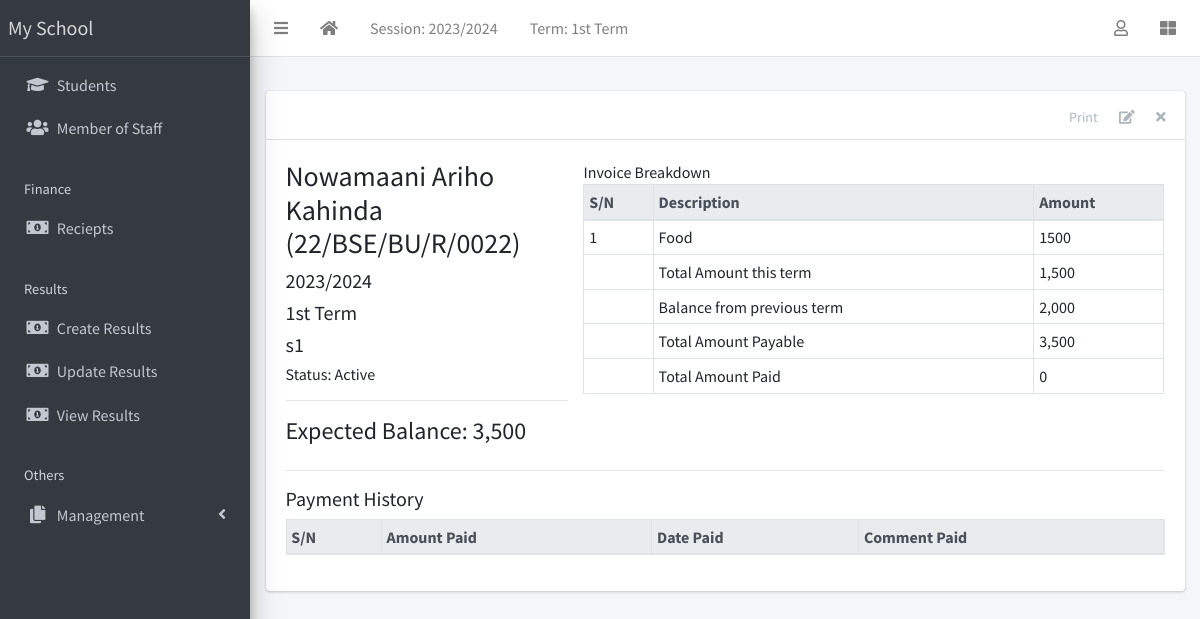
The page /finance/1/detail/ (signed in) on the database its author committed.
### apps/corecode/models.py (models this page shows, shortened)
class AcademicSession(models.Model):
    name = models.CharField(max_length=200, unique=True)
    current = models.BooleanField(default=True)
    class Meta:
        ordering = ["-name"]
    def __str__(self):
        return self.name

class AcademicTerm(models.Model):
    name = models.CharField(max_length=20, unique=True)
    current = models.BooleanField(default=True)
    class Meta:
        ordering = ["name"]
    def __str__(self):
        return self.name

class SiteConfig(models.Model):
    key = models.SlugField()
    value = models.CharField(max_length=200)

class StudentClass(models.Model):
    name = models.CharField(max_length=200, unique=True)
    class Meta:
        verbose_name = "Class"
        verbose_name_plural = "Classes"
        ordering = ["name"]
    def __str__(self):
        return self.name

### apps/finance/models.py (models this page shows, shortened)
class Invoice(models.Model):
    student = models.ForeignKey(Student, on_delete=models.CASCADE)
    session = models.ForeignKey(AcademicSession, on_delete=models.CASCADE)
    term = models.ForeignKey(AcademicTerm, on_delete=models.CASCADE)
    class_for = models.ForeignKey(StudentClass, on_delete=models.CASCADE)
    balance_from_previous_term = models.IntegerField(default=0)
    status = models.CharField(
        max_length=20,
        choices=[("active", "Active"), ("closed", "Closed")],
        default="active",
    )
    class Meta:
        ordering = ["student", "term"]
    def __str__(self):
        return f"{self.student}"
    def balance(self):
        payable = self.total_amount_payable()
        paid = self.total_amount_paid()
        return payable - paid
    def amount_payable(self):
        items = InvoiceItem.objects.filter(invoice=self)
        total = 0
        for item in items:
            total += item.amount
        return total
    def total_amount_payable(self):
        return self.balance_from_previous_term + self.amount_payable()
    def total_amount_paid(self):
        receipts = Receipt.objects.filter(invoice=self)
        amount = 0
        for receipt in receipts:
            amount += receipt.amount_paid
        return amount

class InvoiceItem(models.Model):
    invoice = models.ForeignKey(Invoice, on_delete=models.CASCADE)
    description = models.CharField(max_length=200)
    amount = models.IntegerField()

### apps/students/models.py (models this page shows, shortened)
class Student(models.Model):
    STATUS_CHOICES = [("active", "Active"), ("inactive", "Inactive")]
    GENDER_CHOICES = [("male", "Male"), ("female", "Female")]
    current_status = models.CharField(
        max_length=10, choices=STATUS_CHOICES, default="active"
    )
    registration_number = models.CharField(max_length=200, unique=True)
    surname = models.CharField(max_length=200)
    firstname = models.CharField(max_length=200)
    other_name = models.CharField(max_length=200, blank=True)
    gender = models.CharField(max_length=10, choices=GENDER_CHOICES, default="male")
    date_of_birth = models.DateField(default=timezone.now)
    current_class = models.ForeignKey(
        StudentClass, on_delete=models.SET_NULL, blank=True, null=True
    )
    date_of_admission = models.DateField(default=timezone.now)
    mobile_num_regex = RegexValidator(
        regex="^[0-9]{10,15}$", message="Entered mobile number isn't in a right format!"
    )
    parent_mobile_number = models.CharField(
        validators=[mobile_num_regex], max_length=13, blank=True
    )
    address = models.TextField(blank=True)
    others = models.TextField(blank=True)
    passport = models.ImageField(blank=True, upload_to="students/passports/")
    class Meta:
        ordering = ["surname", "firstname", "other_name"]
    def __str__(self):
        return f"{self.surname} {self.firstname} {self.other_name} ({self.registration_number})"

### apps/finance/views.py (the view)
# urls.py: path("<int:pk>/detail/", InvoiceDetailView.as_view(), name="invoice-detail"),
class InvoiceDetailView(LoginRequiredMixin, DetailView):
    model = Invoice
    fields = "__all__"
    def get_context_data(self, **kwargs):
        context = super(InvoiceDetailView, self).get_context_data(**kwargs)
        context["receipts"] = Receipt.objects.filter(invoice=self.object)
        context["items"] = InvoiceItem.objects.filter(invoice=self.object)
        return context

### apps/corecode/context_processors.py (called while the page is built)
def site_defaults(request):
    current_session = AcademicSession.objects.get(current=True)
    current_term = AcademicTerm.objects.get(current=True)
    vals = SiteConfig.objects.all()
    contexts = {
        "current_session": current_session.name,
        "current_term": current_term.name,
    }
    for val in vals:
        contexts[val.key] = val.value
    return contexts

### apps/finance/templates/finance/invoice_detail.html (shortened to what this page needs)
{% extends 'base.html' %}
{% load humanize %}
{% block content-header %}
<div class="card-header">
  <div class="card-tools">
    <a href="#" class="btn btn-tool">Print</a>
    <a href="{% url 'invoice-update' object.id %}" class="btn btn-tool">
      <i class="fas fa-edit"></i>
    </a>
    <a href="{% url 'invoice-delete' object.id %}" class="btn btn-tool">
      <i class="fas fa-times"></i>
    </a>
  </div>
</div>
{% endblock content-header %}
{% block content %}
<div class="row">
  <div class="col-sm-4">
    <h3>{{ object }} </h3>
    <h5>{{ object.session }} </h5>
    <h5>{{ object.term }} </h5>
    <h5>{{ object.class_for }} </h5>
    <h6>Status: {{ object.get_status_display }} </h6>
    <hr>
    <div>
      <h4>Expected Balance: {{ object.balance | intcomma }}</h4>
    </div>
  </div>
  <div class="col-sm-8">
    <table class="table table-sm table-bordered">
      <thead class="thead-light">
        <tr>
          <th>S/N</th>
          <th>Description</th>
          <th>Amount</th>
        </tr>
      </thead>
      <tbody>
        {% for item in items %}
        <tr>
          <td>{{ forloop.counter }} </td>
          <td>{{ item.description }} </td>
          <td>{{ item.amount }} </td>
        </tr>
        {% endfor %}
      </tbody>
      <tfoot>
        <tr>
          <td></td>
          <td>Total Amount this term</td>
          <td>{{ object.amount_payable | intcomma}}</td>
        </tr>
        <tr>
          <td></td>
          <td>Balance from previous term</td>
          <td>{{ object.balance_from_previous_term | intcomma }}</td>
        </tr>
        <tr>
          <td></td>
          <td>Total Amount Payable</td>
          <td>{{ object.total_amount_payable | intcomma}}</td>
        </tr>
        <tr>
          <td></td>
          <td>Total Amount Paid</td>
          <td>{{ object.total_amount_paid | intcomma}}</td>
        </tr>
      </tfoot>
    </table>
  </div>
</div>
<hr>
<h5>Payment History</h5>
<table class="table table-bordered table-sm">
  <thead class="thead-light">
    <tr>
      <th>S/N</th>
      <th>Amount Paid</th>
      <th>Date Paid</th>
      <th>Comment Paid</th>
    </tr>
  </thead>
</table>
{% endblock content %}

### templates/base.html (shortened to what this page needs)
{% load static %}
<!DOCTYPE html>
<html lang="en">
<head>
  <link rel="stylesheet" href="{% static 'plugins/fontawesome-free/css/all.min.css' %}">
  <link rel="stylesheet" href="{% static 'plugins/toastr/toastr.min.css' %}">
  <link rel="stylesheet"
    href="{% static 'plugins/overlayScrollbars/css/OverlayScrollbars.min.css' %}">
  <link rel="stylesheet" href="{% static 'plugins/Datatables/datatables.min.css' %}" />
  <link rel="stylesheet" href="{% static 'dist/css/adminlte.min.css' %}">
</head>
<body
  class="hold-transition sidebar-mini layout-fixed layout-navbar-fixed layout-footer-fixed">
  <div class="wrapper">
    <nav class="main-header navbar navbar-expand navbar-white navbar-light">
      <ul class="navbar-nav">
        <li class="nav-item">
          <a class="nav-link" data-widget="pushmenu" href="#" role="button"><i
              class="fas fa-bars"></i></a>
        </li>
        <li class="nav-item d-none d-sm-inline-block">
          <a href="{% url 'home' %} " class="nav-link"><i class="fa fa-home"></i></a>
        </li>
        <li class="nav-item d-none d-sm-inline-block">
          <a href="{% url 'current-session' %}" class="nav-link">Session: {{ current_session }}</a>
        </li>
        <li class="nav-item d-none d-sm-inline-block">
          <a href="{% url 'current-session' %}" class="nav-link">Term: {{ current_term }}</a>
        </li>
      </ul>
      <ul class="navbar-nav ml-auto">
        <li class="nav-item dropdown">
          <a class="nav-link" data-toggle="dropdown" href="#">
            <i class="far fa-user"></i>
          </a>
        </li>
        <li class="nav-item">
          <a class="nav-link" data-widget="control-sidebar" data-slide="true"
            href="#" role="button"><i class="fas fa-th-large"></i></a>
        </li>
      </ul>
    </nav>
    <aside class="main-sidebar sidebar-dark-primary elevation-4">
      <a href="{% url 'home' %}" class="brand-link">{{ school_name | default:"MySchool" }}</a>
      <div class="sidebar">
        <nav class="mt-2">
          <ul class="nav nav-pills nav-sidebar flex-column"
            data-widget="treeview" role="menu" data-accordion="false">
            <li class="nav-item">
              <a href="{% url 'student-list' %}" class="nav-link">
                <i class="nav-icon fas fa-graduation-cap"></i>
                <p>
                  Students
                </p>
              </a>
            </li>
            <li class="nav-item">
              <a href="{% url 'staff-list' %}" class="nav-link">
                <i class="nav-icon fas fa-users"></i>
                <p>
                  Member of Staff
                </p>
              </a>
            </li>
            <li class="nav-header">Finance</li>
            <li class="nav-item">
              <a href="{% url 'invoice-list' %}" class="nav-link">
                <i class="nav-icon fas fa-money-bill-alt"></i>
                <p>
                  Reciepts
                </p>
              </a>
            </li>
            <li class="nav-header">Results</li>
            <li class="nav-item">
              <a href="{% url 'create-result' %}" class="nav-link">
                <i class="nav-icon fas fa-money-bill-alt"></i>
                <p>
                  Create Results
                </p>
              </a>
            </li>
            <li class="nav-item">
              <a href="{% url 'edit-results' %}" class="nav-link">
                <i class="nav-icon fas fa-money-bill-alt"></i>
                <p>
                  Update Results
                </p>
              </a>
            </li>
            <li class="nav-item">
              <a href="{% url 'view-results' %}" class="nav-link">
                <i class="nav-icon fas fa-money-bill-alt"></i>
                <p>
                  View Results
                </p>
              </a>
            </li>
            <li class="nav-header">Others</li>
            <li class="nav-item has-treeview">
              <a href="#" class="nav-link">
                <i class="nav-icon fas fa-copy"></i>
                <p>
                  Management
                  <i class="fas fa-angle-left right"></i>
                </p>
              </a>
            </li>
          </ul>
        </nav>
      </div>
    </aside>
    <div class="content-wrapper">
      <section class="content-header">
      </section>
      <section class="content">
        <div class="container-fluid">
          <div class="row">
            <div class="col-md-12">
              {% block fullcard %}
              <div class="card">
                {% block content-header %}{% endblock content-header %}
                <div class="card-body">
                  <div class="row">
                    <div class="col">
                      {% block content %}
                      {% endblock content %}
                    </div>
                  </div>
                </div>
              </div>
              {% endblock fullcard %}
            </div>
          </div>
        </div>
      </section>
    </div>
  </div>
</body>
</html>

### rows shown on the page
AcademicSession: name "2023/2024"
AcademicTerm: name "1st Term"
SiteConfig: value "My School"
Invoice: student.registration_number "Nowamaani Ariho Kahinda (22/BSE/BU/R/0022)", session "2023/2024", term "1st Term", class_for "s1", status "Active", balance "3,500", amount_payable "1,500", balance_from_previous_term "2,000", total_amount_payable "3,500", total_amount_paid "0"
InvoiceItem: description "Food", amount "1500"
